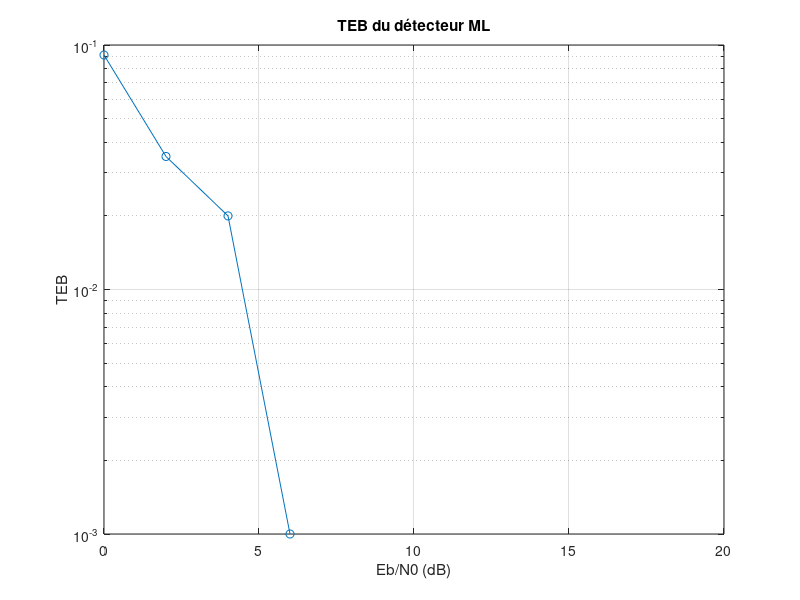
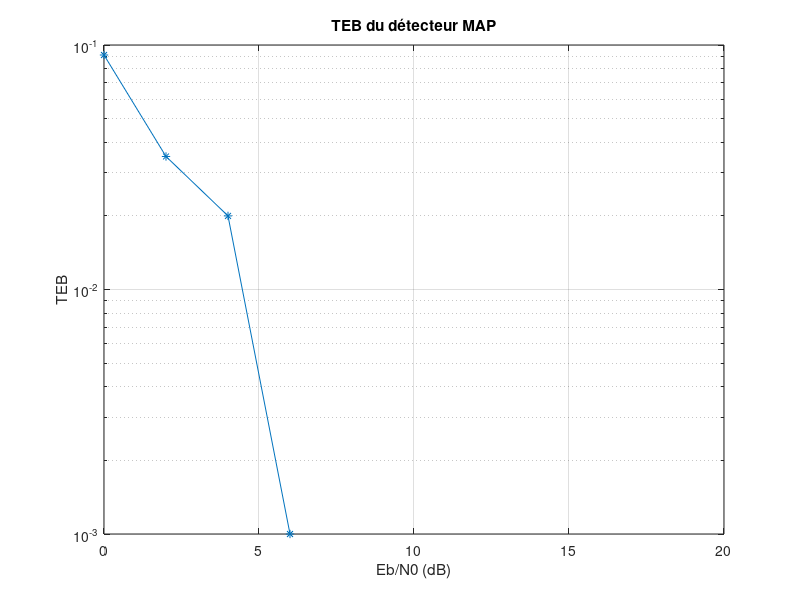

Source code (MATLAB) for these figures, in order:
clear all
close all
% Paramètres 
N = 1000; 
EbN0_dB = 0:2:20; 
EbN0 = 10.^(EbN0_dB/10); 
BER_ML = []; 
BER_MAP = []; 

for i = 1:length(EbN0_dB)
    % génération des bits
    data_symbols = (rand(1,N) > 0.5) * 2 - 1; 
    
    %répétition des symboles 
    rep_data_symbols=repelem(data_symbols,3);
    % Ajout du bruit au signal
    noise_variance = 1 / (2 * EbN0(i)); 
    noise = sqrt(noise_variance) * randn(1,length(rep_data_symbols)); 
    received_signal = rep_data_symbols + noise; 
    
    % Détecteur Maximum Likelihood 
    % La valeur la plus proche du signal reçu 
    detected_symbols_ML = sign(received_signal(1:3:end)); 
    
    % Détecteur Maximum A Posteriori 
    % La valeur avec la probabilité la plus élevée
    detected_symbols_MAP = (received_signal(1:3:end) > 0) * 2 - 1;
    
    % TEB
    BER_ML(i) = sum(detected_symbols_ML ~= data_symbols) / N; 
    BER_MAP(i) = sum(detected_symbols_MAP ~= data_symbols) / N;
end

% courbes TEB 
figure
semilogy(EbN0_dB, BER_ML, '-o') 
xlabel('Eb/N0 (dB)');
ylabel('TEB');
title('TEB du détecteur ML');
grid on;

figure
semilogy(EbN0_dB, BER_MAP, '-*') 
xlabel('Eb/N0 (dB)');
ylabel('TEB');
title('TEB du détecteur MAP');
grid on;